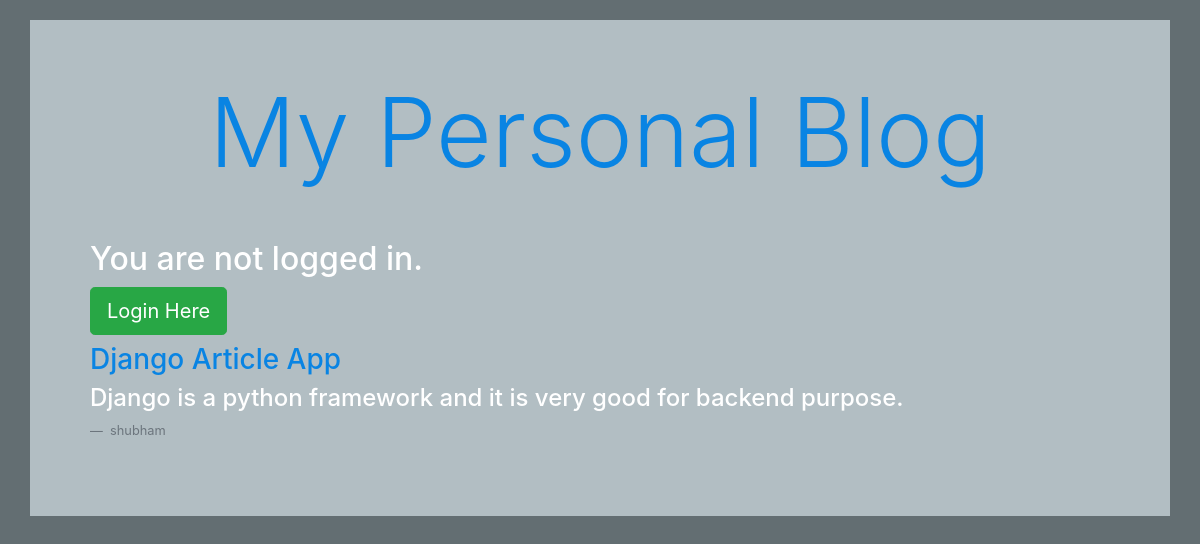
The page /article1 on the database its author committed.
### articles/models.py (models this page shows, shortened)
class Articles(models.Model):
    author = models.ForeignKey(
        'auth.User',
        on_delete=models.CASCADE,
    )
    title = models.CharField(max_length=200)
    text = models.TextField()

### articles/views.py (the view)
# urls.py: path('article<int:pk>', views.ArticleDetailView.as_view(), name='article_page'),
class ArticleDetailView(DetailView):
    model = Articles
    template_name = 'detail.html'
    context_object_name = 'detail'

### templates/detail.html
{% extends 'base.html' %}
{% block content %}
<div class="articles">
        <h3><a href="#">{{ detail.title }}</a></h3>
        <h4>{{ detail.text }}</h4>
        <p class="blockquote-footer"> {{ detail.author }} </p>
    </div>
{% endblock content %}

### static/css/style.css (style rules this page uses)
body { background-color: #636e72; color: #FFF; }
a { color: #0984e3; }

### rows shown on the page
Articles: title "Django Article App", text "Django is a python framework and it is very good for backend purpose.", author "shubham"
